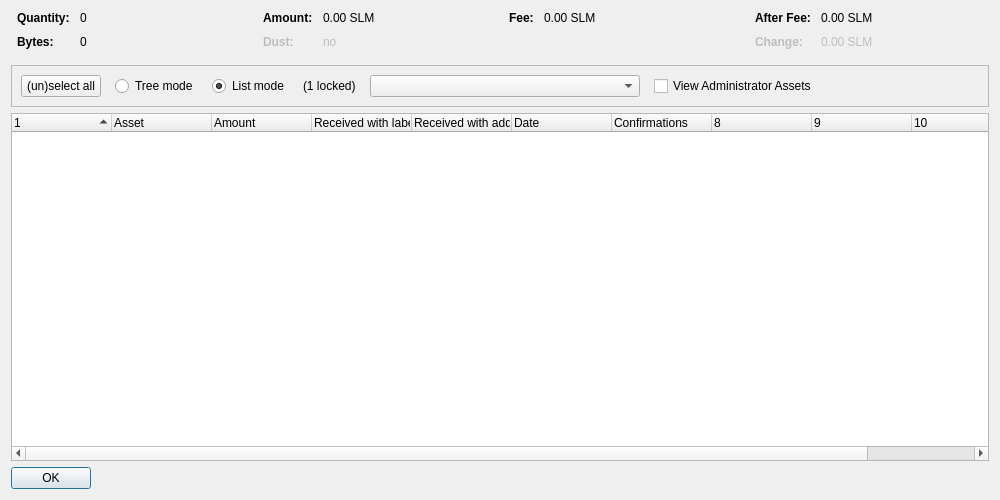
<?xml version="1.0" encoding="UTF-8"?>
<ui version="4.0">
 <class>AssetControlDialog</class>
 <widget class="QDialog" name="AssetControlDialog">
  <property name="geometry">
   <rect>
    <x>0</x>
    <y>0</y>
    <width>1000</width>
    <height>500</height>
   </rect>
  </property>
  <property name="windowTitle">
   <string>Asset Selection</string>
  </property>
  <layout class="QVBoxLayout" name="verticalLayout">
   <item>
    <layout class="QHBoxLayout" name="horizontalLayoutTop" stretch="0,0,0,0">
     <property name="topMargin">
      <number>0</number>
     </property>
     <property name="bottomMargin">
      <number>10</number>
     </property>
     <item>
      <layout class="QFormLayout" name="formLayoutAssetControl1">
       <property name="horizontalSpacing">
        <number>10</number>
       </property>
       <property name="verticalSpacing">
        <number>10</number>
       </property>
       <property name="leftMargin">
        <number>6</number>
       </property>
       <property name="rightMargin">
        <number>6</number>
       </property>
       <item row="0" column="0">
        <widget class="QLabel" name="labelAssetControlQuantityText">
         <property name="font">
          <font>
           <weight>75</weight>
           <bold>true</bold>
          </font>
         </property>
         <property name="text">
          <string>Quantity:</string>
         </property>
        </widget>
       </item>
       <item row="0" column="1">
        <widget class="QLabel" name="labelAssetControlQuantity">
         <property name="cursor">
          <cursorShape>IBeamCursor</cursorShape>
         </property>
         <property name="contextMenuPolicy">
          <enum>Qt::ActionsContextMenu</enum>
         </property>
         <property name="text">
          <string notr="true">0</string>
         </property>
         <property name="textInteractionFlags">
          <set>Qt::LinksAccessibleByMouse|Qt::TextSelectableByKeyboard|Qt::TextSelectableByMouse</set>
         </property>
        </widget>
       </item>
       <item row="1" column="0">
        <widget class="QLabel" name="labelAssetControlBytesText">
         <property name="font">
          <font>
           <weight>75</weight>
           <bold>true</bold>
          </font>
         </property>
         <property name="text">
          <string>Bytes:</string>
         </property>
        </widget>
       </item>
       <item row="1" column="1">
        <widget class="QLabel" name="labelAssetControlBytes">
         <property name="cursor">
          <cursorShape>IBeamCursor</cursorShape>
         </property>
         <property name="contextMenuPolicy">
          <enum>Qt::ActionsContextMenu</enum>
         </property>
         <property name="text">
          <string notr="true">0</string>
         </property>
         <property name="textInteractionFlags">
          <set>Qt::LinksAccessibleByMouse|Qt::TextSelectableByKeyboard|Qt::TextSelectableByMouse</set>
         </property>
        </widget>
       </item>
      </layout>
     </item>
     <item>
      <layout class="QFormLayout" name="formLayoutAssetControl2">
       <property name="horizontalSpacing">
        <number>10</number>
       </property>
       <property name="verticalSpacing">
        <number>10</number>
       </property>
       <property name="leftMargin">
        <number>6</number>
       </property>
       <property name="rightMargin">
        <number>6</number>
       </property>
       <item row="0" column="0">
        <widget class="QLabel" name="labelAssetControlAmountText">
         <property name="font">
          <font>
           <weight>75</weight>
           <bold>true</bold>
          </font>
         </property>
         <property name="text">
          <string>Amount:</string>
         </property>
        </widget>
       </item>
       <item row="0" column="1">
        <widget class="QLabel" name="labelAssetControlAmount">
         <property name="cursor">
          <cursorShape>IBeamCursor</cursorShape>
         </property>
         <property name="contextMenuPolicy">
          <enum>Qt::ActionsContextMenu</enum>
         </property>
         <property name="text">
          <string notr="true">0.00 SLM</string>
         </property>
         <property name="textInteractionFlags">
          <set>Qt::LinksAccessibleByMouse|Qt::TextSelectableByKeyboard|Qt::TextSelectableByMouse</set>
         </property>
        </widget>
       </item>
       <item row="1" column="0">
        <widget class="QLabel" name="labelAssetControlLowOutputText">
         <property name="enabled">
          <bool>false</bool>
         </property>
         <property name="font">
          <font>
           <weight>75</weight>
           <bold>true</bold>
          </font>
         </property>
         <property name="text">
          <string>Dust:</string>
         </property>
        </widget>
       </item>
       <item row="1" column="1">
        <widget class="QLabel" name="labelAssetControlLowOutput">
         <property name="enabled">
          <bool>false</bool>
         </property>
         <property name="cursor">
          <cursorShape>IBeamCursor</cursorShape>
         </property>
         <property name="contextMenuPolicy">
          <enum>Qt::ActionsContextMenu</enum>
         </property>
         <property name="text">
          <string notr="true">no</string>
         </property>
         <property name="textInteractionFlags">
          <set>Qt::LinksAccessibleByMouse|Qt::TextSelectableByKeyboard|Qt::TextSelectableByMouse</set>
         </property>
        </widget>
       </item>
      </layout>
     </item>
     <item>
      <layout class="QFormLayout" name="formLayoutAssetControl3">
       <property name="horizontalSpacing">
        <number>10</number>
       </property>
       <property name="verticalSpacing">
        <number>10</number>
       </property>
       <property name="leftMargin">
        <number>6</number>
       </property>
       <property name="rightMargin">
        <number>6</number>
       </property>
       <item row="0" column="0">
        <widget class="QLabel" name="labelAssetControlFeeText">
         <property name="font">
          <font>
           <weight>75</weight>
           <bold>true</bold>
          </font>
         </property>
         <property name="text">
          <string>Fee:</string>
         </property>
        </widget>
       </item>
       <item row="0" column="1">
        <widget class="QLabel" name="labelAssetControlFee">
         <property name="cursor">
          <cursorShape>IBeamCursor</cursorShape>
         </property>
         <property name="contextMenuPolicy">
          <enum>Qt::ActionsContextMenu</enum>
         </property>
         <property name="text">
          <string notr="true">0.00 SLM</string>
         </property>
         <property name="textInteractionFlags">
          <set>Qt::LinksAccessibleByMouse|Qt::TextSelectableByKeyboard|Qt::TextSelectableByMouse</set>
         </property>
        </widget>
       </item>
      </layout>
     </item>
     <item>
      <layout class="QFormLayout" name="formLayoutAssetControl4">
       <property name="horizontalSpacing">
        <number>10</number>
       </property>
       <property name="verticalSpacing">
        <number>10</number>
       </property>
       <property name="leftMargin">
        <number>6</number>
       </property>
       <property name="rightMargin">
        <number>6</number>
       </property>
       <item row="0" column="0">
        <widget class="QLabel" name="labelAssetControlAfterFeeText">
         <property name="font">
          <font>
           <weight>75</weight>
           <bold>true</bold>
          </font>
         </property>
         <property name="text">
          <string>After Fee:</string>
         </property>
        </widget>
       </item>
       <item row="0" column="1">
        <widget class="QLabel" name="labelAssetControlAfterFee">
         <property name="cursor">
          <cursorShape>IBeamCursor</cursorShape>
         </property>
         <property name="contextMenuPolicy">
          <enum>Qt::ActionsContextMenu</enum>
         </property>
         <property name="text">
          <string notr="true">0.00 SLM</string>
         </property>
         <property name="textInteractionFlags">
          <set>Qt::LinksAccessibleByMouse|Qt::TextSelectableByKeyboard|Qt::TextSelectableByMouse</set>
         </property>
        </widget>
       </item>
       <item row="1" column="0">
        <widget class="QLabel" name="labelAssetControlChangeText">
         <property name="enabled">
          <bool>false</bool>
         </property>
         <property name="font">
          <font>
           <weight>75</weight>
           <bold>true</bold>
          </font>
         </property>
         <property name="text">
          <string>Change:</string>
         </property>
        </widget>
       </item>
       <item row="1" column="1">
        <widget class="QLabel" name="labelAssetControlChange">
         <property name="enabled">
          <bool>false</bool>
         </property>
         <property name="cursor">
          <cursorShape>IBeamCursor</cursorShape>
         </property>
         <property name="contextMenuPolicy">
          <enum>Qt::ActionsContextMenu</enum>
         </property>
         <property name="text">
          <string notr="true">0.00 SLM</string>
         </property>
         <property name="textInteractionFlags">
          <set>Qt::LinksAccessibleByMouse|Qt::TextSelectableByKeyboard|Qt::TextSelectableByMouse</set>
         </property>
        </widget>
       </item>
      </layout>
     </item>
    </layout>
   </item>
   <item>
    <widget class="QFrame" name="frame">
     <property name="minimumSize">
      <size>
       <width>0</width>
       <height>40</height>
      </size>
     </property>
     <property name="frameShape">
      <enum>QFrame::StyledPanel</enum>
     </property>
     <property name="frameShadow">
      <enum>QFrame::Sunken</enum>
     </property>
     <layout class="QHBoxLayout" name="horizontalLayout">
      <item>
       <layout class="QHBoxLayout" name="horizontalLayoutPanel" stretch="0,0,0,0,0,0,0">
        <property name="spacing">
         <number>14</number>
        </property>
        <item>
         <widget class="QPushButton" name="pushButtonSelectAll">
          <property name="sizePolicy">
           <sizepolicy hsizetype="Maximum" vsizetype="Fixed">
            <horstretch>0</horstretch>
            <verstretch>0</verstretch>
           </sizepolicy>
          </property>
          <property name="text">
           <string>(un)select all</string>
          </property>
          <property name="autoDefault">
           <bool>false</bool>
          </property>
         </widget>
        </item>
        <item>
         <widget class="QRadioButton" name="radioTreeMode">
          <property name="sizePolicy">
           <sizepolicy hsizetype="Maximum" vsizetype="Fixed">
            <horstretch>0</horstretch>
            <verstretch>0</verstretch>
           </sizepolicy>
          </property>
          <property name="text">
           <string>Tree mode</string>
          </property>
         </widget>
        </item>
        <item>
         <widget class="QRadioButton" name="radioListMode">
          <property name="sizePolicy">
           <sizepolicy hsizetype="Maximum" vsizetype="Fixed">
            <horstretch>0</horstretch>
            <verstretch>0</verstretch>
           </sizepolicy>
          </property>
          <property name="text">
           <string>List mode</string>
          </property>
          <property name="checked">
           <bool>true</bool>
          </property>
         </widget>
        </item>
        <item>
         <widget class="QLabel" name="labelLocked">
          <property name="text">
           <string notr="true">(1 locked)</string>
          </property>
         </widget>
        </item>
        <item>
         <widget class="QComboBox" name="assetList">
          <property name="minimumContentsLength">
           <number>30</number>
          </property>
         </widget>
        </item>
        <item>
         <widget class="QCheckBox" name="viewAdministrator">
          <property name="toolTip">
           <string>View assets that you have the ownership asset for</string>
          </property>
          <property name="text">
           <string>View Administrator Assets</string>
          </property>
         </widget>
        </item>
        <item>
         <spacer name="horizontalSpacer">
          <property name="orientation">
           <enum>Qt::Horizontal</enum>
          </property>
          <property name="sizeHint" stdset="0">
           <size>
            <width>40</width>
            <height>20</height>
           </size>
          </property>
         </spacer>
        </item>
       </layout>
      </item>
     </layout>
    </widget>
   </item>
   <item>
    <widget class="AssetControlTreeWidget" name="treeWidget">
     <property name="contextMenuPolicy">
      <enum>Qt::CustomContextMenu</enum>
     </property>
     <property name="sortingEnabled">
      <bool>false</bool>
     </property>
     <property name="columnCount">
      <number>11</number>
     </property>
     <attribute name="headerShowSortIndicator" stdset="0">
      <bool>true</bool>
     </attribute>
     <attribute name="headerStretchLastSection">
      <bool>false</bool>
     </attribute>
     <column>
      <property name="text">
       <string/>
      </property>
     </column>
     <column>
      <property name="text">
       <string>Asset</string>
      </property>
     </column>
     <column>
      <property name="text">
       <string>Amount</string>
      </property>
     </column>
     <column>
      <property name="text">
       <string>Received with label</string>
      </property>
     </column>
     <column>
      <property name="text">
       <string>Received with address</string>
      </property>
     </column>
     <column>
      <property name="text">
       <string>Date</string>
      </property>
     </column>
     <column>
      <property name="text">
       <string>Confirmations</string>
      </property>
      <property name="toolTip">
       <string>Confirmed</string>
      </property>
     </column>
     <column>
      <property name="text">
       <string/>
      </property>
     </column>
     <column>
      <property name="text">
       <string/>
      </property>
     </column>
     <column>
      <property name="text">
       <string/>
      </property>
     </column>
     <column>
      <property name="text">
       <string/>
      </property>
     </column>
    </widget>
   </item>
   <item>
    <widget class="QDialogButtonBox" name="buttonBox">
     <property name="sizePolicy">
      <sizepolicy hsizetype="Maximum" vsizetype="Fixed">
       <horstretch>0</horstretch>
       <verstretch>0</verstretch>
      </sizepolicy>
     </property>
     <property name="orientation">
      <enum>Qt::Horizontal</enum>
     </property>
     <property name="standardButtons">
      <set>QDialogButtonBox::Ok</set>
     </property>
    </widget>
   </item>
  </layout>
 </widget>
 <customwidgets>
  <customwidget>
   <class>AssetControlTreeWidget</class>
   <extends>QTreeWidget</extends>
   <header location="global">assetcontroltreewidget.h</header>
  </customwidget>
 </customwidgets>
 <resources/>
 <connections/>
</ui>
